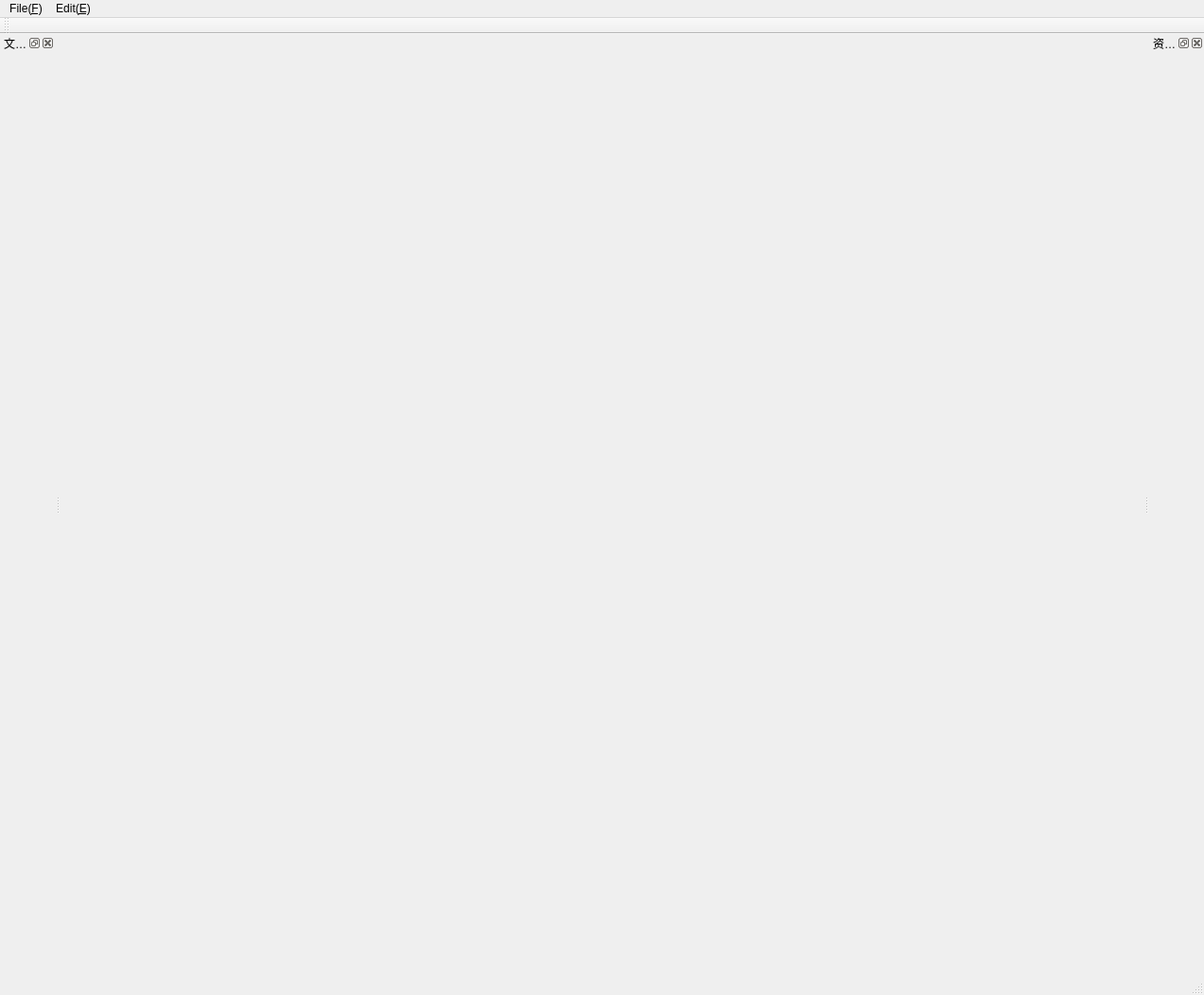
<?xml version="1.0" encoding="UTF-8"?>
<ui version="4.0">
 <class>HDrawGraphMainWindow</class>
 <widget class="QMainWindow" name="HDrawGraphMainWindow">
  <property name="geometry">
   <rect>
    <x>0</x>
    <y>0</y>
    <width>1273</width>
    <height>1052</height>
   </rect>
  </property>
  <property name="windowTitle">
   <string>HDrawGraphMainWindow</string>
  </property>
  <widget class="QWidget" name="centralWidget">
   <widget class="QWidget" name="horizontalLayoutWidget">
    <property name="geometry">
     <rect>
      <x>10</x>
      <y>10</y>
      <width>1091</width>
      <height>971</height>
     </rect>
    </property>
    <layout class="QHBoxLayout"/>
   </widget>
  </widget>
  <widget class="QMenuBar" name="menuBar">
   <property name="geometry">
    <rect>
     <x>0</x>
     <y>0</y>
     <width>1273</width>
     <height>23</height>
    </rect>
   </property>
   <widget class="QMenu" name="menuFile_F">
    <property name="title">
     <string>File(&amp;F)</string>
    </property>
    <addaction name="actionNew_N"/>
    <addaction name="actionOpen_O"/>
    <addaction name="separator"/>
    <addaction name="actionSave_S"/>
    <addaction name="actionSave_As_A"/>
    <addaction name="actionPrint_P"/>
    <addaction name="separator"/>
    <addaction name="actionExit_E"/>
   </widget>
   <widget class="QMenu" name="menuEdit_E">
    <property name="title">
     <string>Edit(&amp;E)</string>
    </property>
    <addaction name="actionUndo_U"/>
    <addaction name="actionRedo_R"/>
    <addaction name="separator"/>
    <addaction name="actionCut_X"/>
    <addaction name="actionCopy_C"/>
    <addaction name="actionPaste_V"/>
    <addaction name="actionDelete"/>
    <addaction name="separator"/>
    <addaction name="actionTop_T"/>
    <addaction name="actionBottom_B"/>
    <addaction name="separator"/>
    <addaction name="actionAttribute"/>
   </widget>
   <addaction name="menuFile_F"/>
   <addaction name="menuEdit_E"/>
  </widget>
  <widget class="QToolBar" name="mainToolBar">
   <attribute name="toolBarArea">
    <enum>TopToolBarArea</enum>
   </attribute>
   <attribute name="toolBarBreak">
    <bool>false</bool>
   </attribute>
  </widget>
  <widget class="QStatusBar" name="statusBar"/>
  <widget class="QDockWidget" name="fileDockWidget">
   <property name="windowTitle">
    <string>文件列表</string>
   </property>
   <attribute name="dockWidgetArea">
    <number>1</number>
   </attribute>
   <widget class="QWidget" name="dockWidgetContents"/>
  </widget>
  <widget class="QDockWidget" name="resDockWidget">
   <property name="windowTitle">
    <string>资源列表</string>
   </property>
   <attribute name="dockWidgetArea">
    <number>2</number>
   </attribute>
   <widget class="QWidget" name="dockWidgetContents_2"/>
  </widget>
  <action name="actionNew_N">
   <property name="text">
    <string>New(&amp;N)</string>
   </property>
  </action>
  <action name="actionOpen_O">
   <property name="text">
    <string>Open(&amp;O)</string>
   </property>
  </action>
  <action name="actionSave_S">
   <property name="text">
    <string>Save(&amp;S)</string>
   </property>
  </action>
  <action name="actionSave_As_A">
   <property name="text">
    <string>Save As(&amp;A)</string>
   </property>
  </action>
  <action name="actionPrint_P">
   <property name="text">
    <string>Print(&amp;P)</string>
   </property>
  </action>
  <action name="actionExit_E">
   <property name="text">
    <string>Exit(&amp;E)</string>
   </property>
  </action>
  <action name="actionUndo_U">
   <property name="text">
    <string>Undo(&amp;U)</string>
   </property>
  </action>
  <action name="actionRedo_R">
   <property name="text">
    <string>Redo(&amp;R)</string>
   </property>
  </action>
  <action name="actionCut_X">
   <property name="text">
    <string>Cut(&amp;X)</string>
   </property>
  </action>
  <action name="actionCopy_C">
   <property name="text">
    <string>Copy(&amp;C)</string>
   </property>
  </action>
  <action name="actionPaste_V">
   <property name="text">
    <string>Paste(&amp;V)</string>
   </property>
  </action>
  <action name="actionDelete">
   <property name="text">
    <string>Delete</string>
   </property>
  </action>
  <action name="actionTop_T">
   <property name="text">
    <string>Top(&amp;T)</string>
   </property>
  </action>
  <action name="actionBottom_B">
   <property name="text">
    <string>Bottom(&amp;B)</string>
   </property>
  </action>
  <action name="actionAttribute">
   <property name="text">
    <string>Attribute</string>
   </property>
  </action>
 </widget>
 <layoutdefault spacing="6" margin="11"/>
 <resources/>
 <connections/>
</ui>
